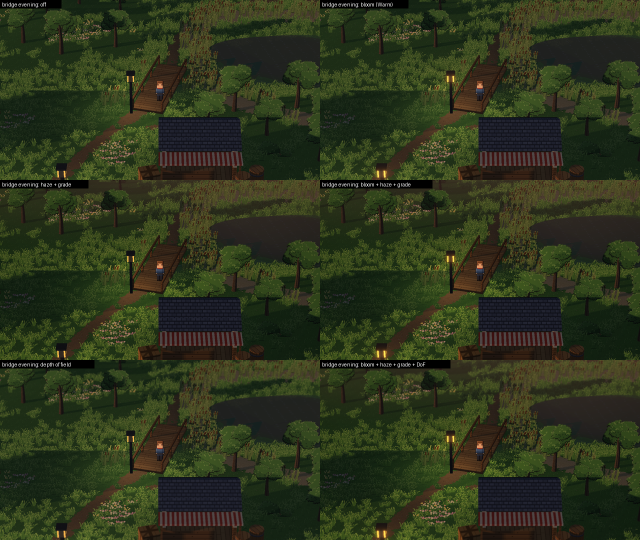
#> input picture docs/reviews/m17_l4_4_bloom/sheets/combined_evening.png, 1280 x 1080 px, given in place of village__day__off.png, which was not available (shown at 1/2 size)
$ python sheets.py ../sheets/combined_evening.png ../sheets/combined_night.png
#> lines starting #> are read from the running program, lines starting #| are printed output that depends on the picture
"""M17-L4-4 comparison sheets (labelled tiles) and close crops. Usage: sheets.py OUT STUDIO_PICS"""
import sys
from pathlib import Path

import numpy as np
from PIL import Image, ImageDraw

HERE = Path(__file__).resolve().parent
F, C, E, OUT, ST = HERE / "final", HERE / "final_combined", HERE / "evidence", Path(sys.argv[1]), Path(sys.argv[2])
OUT.mkdir(parents=True, exist_ok=True)
(OUT / "crops").mkdir(exist_ok=True)
TW, TH = 640, 360
FULL = "warm~strength=3~threshold=0~spread=0.8"
NAMES = {"off": "off", "subtle": "Subtle", "warm": "Warm", FULL: "full (strength 3, threshold 0, spread 0.8)"}


def tile(path: Path, label: str, size=(TW, TH), box=None) -> Image.Image:
#> called with label = 'village day: off', size = (640, 360)
    im = Image.open(path).convert("RGB")
#> im is the input picture: PIL image 1280x1080 RGB; mean R, G, B 45.3, 52.7, 28.2
    if box:
        im = im.crop(box)
    im = im.resize(size, Image.NEAREST if box else Image.LANCZOS)
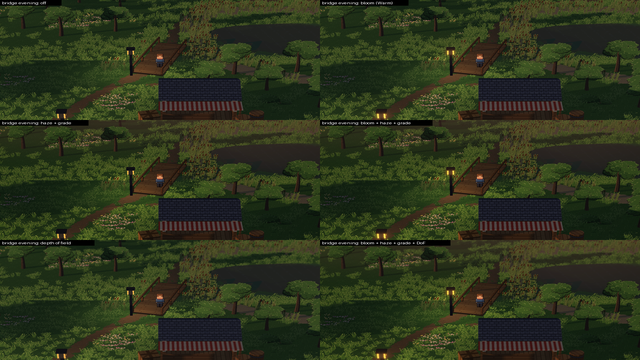
#> im: PIL image 640x360 RGB; mean R, G, B 45.3, 52.7, 28.2
    d = ImageDraw.Draw(im)
    d.rectangle((0, 0, 8 + 6 * len(label), 16), fill=(0, 0, 0))
    d.text((4, 3), label, fill=(255, 255, 255))
    return im


def grid(rows, name: str) -> None:
    w, h = rows[0][0].size
    cols = max(len(r) for r in rows)
    sheet = Image.new("RGB", (w * cols, h * len(rows)), (16, 16, 16))
    for y, r in enumerate(rows):
        for x, im in enumerate(r):
            sheet.paste(im, (x * w, y * h))
    sheet.save(OUT / name, optimize=True)


def looks(prefix: str, label: str, keys=("off", "subtle", "warm", FULL), folder=F):
    return [tile(folder / f"{prefix}__{k}.png", f"{label}: {NAMES[k]}") for k in keys]
#> call 2 of tile, with label = 'village day: Warm', size = (640, 360)
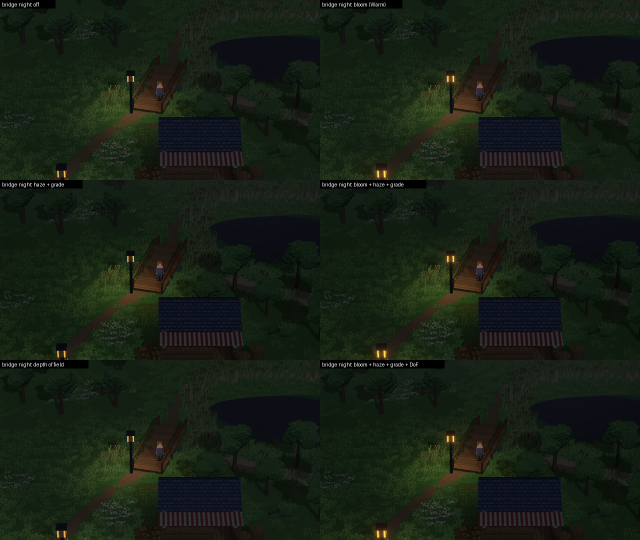
#> input picture docs/reviews/m17_l4_4_bloom/sheets/combined_night.png, 1280 x 1080 px, given in place of village__day__warm.png, which was not available (shown at 1/2 size)
#> in tile, im is the input picture: PIL image 1280x1080 RGB; mean R, G, B 22.8, 31.3, 20.6
#> in tile (call 2), `im = im.resize(size, Image.NEAREST if box else Image.LANCZOS)`:
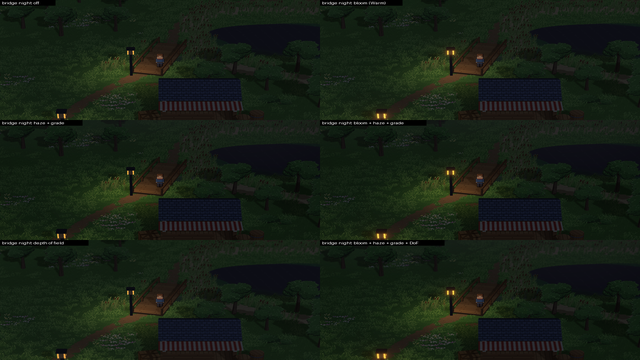
#> im: PIL image 640x360 RGB; mean R, G, B 22.9, 31.3, 20.7


grid([looks(f"{s}__day", f"{s} day", ("off", "warm")) for s in ("village", "shore", "bridge", "cottage")],
     "lakeside_day_off_vs_warm.png")
#> (the run stopped early here; a loop or call above may not have finished)
